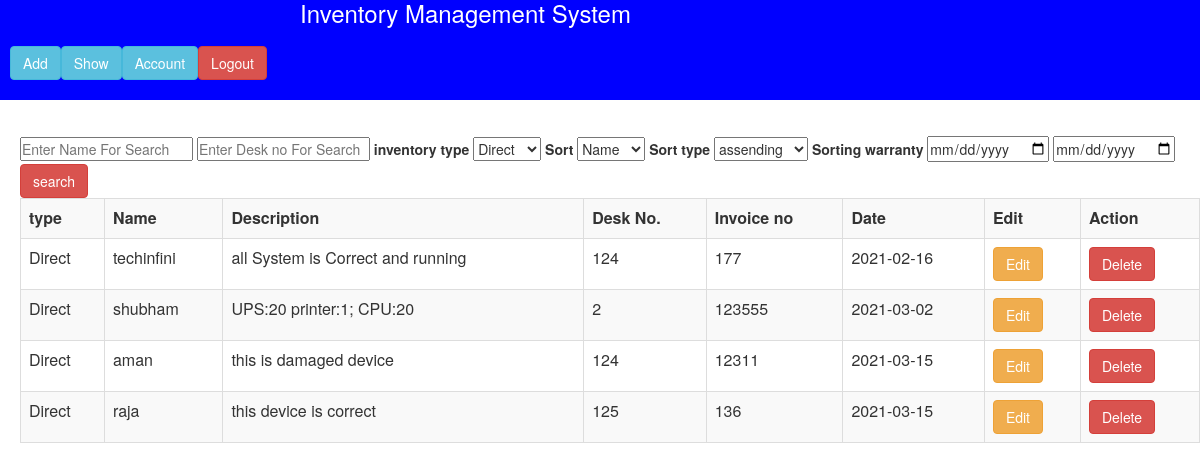
Screenshot of /search.php (signed in) with the database file from the repository.
### tables this page shows
CREATE TABLE `enquiry` (
  `id` int NOT NULL,
  `type` varchar(20) NOT NULL,
  `name` varchar(20) NOT NULL,
  `description` varchar(40) NOT NULL,
  `deskno` int NOT NULL,
  `invoice_num` int NOT NULL,
  `date` date NOT NULL
);

### search.php (the view, shortened to what this page needs)
<?php
include 'header.php';
include'connection.php';
?>
<div class="search">
	<div>
	<form method="POST"action="search.php">
		<input type="text"name="name"placeholder="Enter Name For Search"/>
		<input type=""name="desk"placeholder="Enter Desk no For Search"/>
		<label>inventory type</label>
        <select name="type">
        	<option value="Direct">Direct</option>
        </select>
        <label>Sort</label>
        <select name="sort">
        	<option value="name">Name</option>
        </select>
         <label>Sort type</label>
        <select name="sort_type">
        	<option value="asc">assending</option>
        </select>
        <label>Sorting warranty</label>
        <input type="date"name="start_date"placeholder="start date"/>
        <input type="date"name="end_date"placeholder="end date"/>
        <input type="submit"name="search"value="search"class="btn btn-danger"/>
	</form>
</div>
<div>
<table class="table table-striped table-bordered">
				<tr>
					<th>type</th>
					<th>Name</th>
					<th>Description</th>
					<th>Desk No.</th>
					<th>Invoice no</th>
					<th>Date</th>
					<th>Edit</th>
					<th>Action</th>
				</tr>
				<?php
				if(isset($_POST['search'])==null)
				{
				$sel=mysqli_query($conn,"select * from enquiry ORDER BY date");
			}
				while($x=mysqli_fetch_array($sel))
				{
					?>
					<tr>
						<td><?php echo $x[1];?></td>
						<td><?php echo $x[2];?></td>
						<td><?php echo $x[3];?></td>
						<td><?php echo $x[4];?></td>
						<td><?php echo $x[5];?></td>
						<td><?php echo $x[6];?></td>
						<td><a href="update.php?q=<?php echo $x[0]?>" class="btn btn-warning">Edit</a>
						</td>
						<td><a href="delete.php?q=<?php echo$x[0]?>"class="btn btn-danger"onclick="return check()">Delete</a></td>
					</tr>
					<?php
				}
				?>
		</table>
	</div>
</div>

### home1.css (style rules this page uses)
* { margin:0px; padding:0px; }
.search { margin-top:80px; height:500px; padding-left:20px; }

### rows the page displays
enquiry: type "Direct", name "techinfini", description "all System is Correct and running", deskno "124", invoice_num "177", date "2021-02-16"
enquiry: type "Direct", name "shubham", description "UPS:20 printer:1; CPU:20", deskno "2", invoice_num "123555", date "2021-03-02"
enquiry: type "Direct", name "aman", description "this is damaged device", deskno "124", invoice_num "12311", date "2021-03-15"
enquiry: type "Direct", name "raja", description "this device is correct", deskno "125", invoice_num "136", date "2021-03-15"
